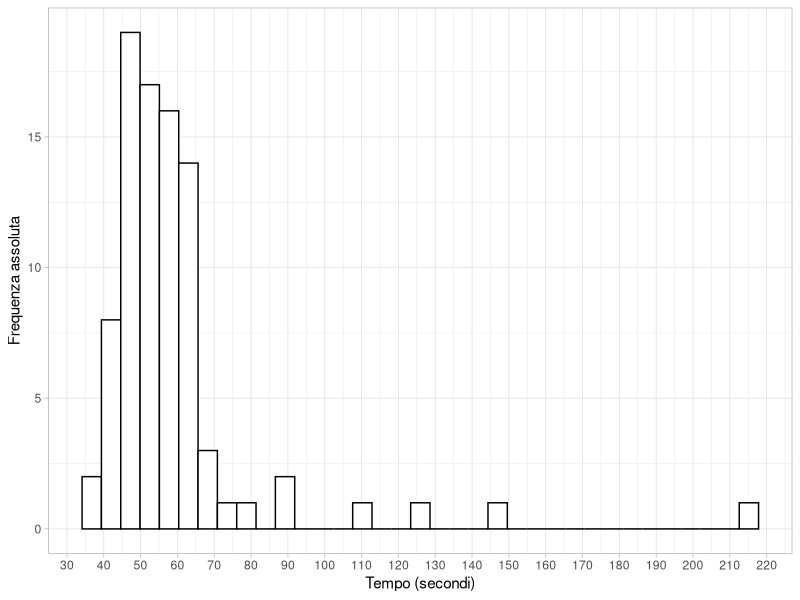
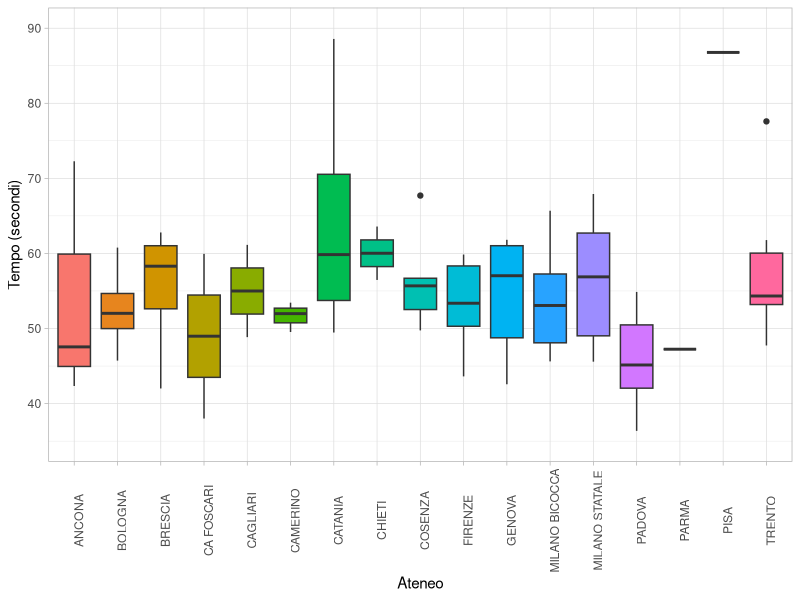
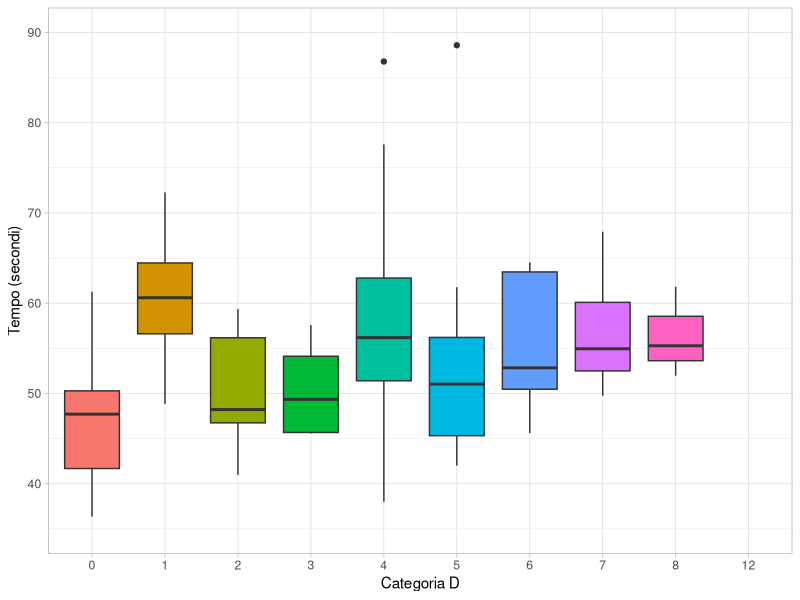

These figures' R source, in order:
## ---- chunk 1
#| echo: false
#| message: false
rm(list = ls())
gigante_f <- read.csv("gigante_femminile.csv", sep = ";")

library(tidyverse)
library(lubridate)
library(stringr)

gigante_f$Categoria <- as.numeric(str_remove(gigante_f$Categoria, "D"))

gigante_f$Tempo[1:62] <- paste("0:", gigante_f$Tempo[1:62], sep = "")
gigante_f$Tempo <- ms(gigante_f$Tempo)

gigante_f$Ateneo <- as.factor(gigante_f$Ateneo)
gigante_f$Categoria <- as.factor(gigante_f$Categoria)
# glimpse(gigante_f)
## ---- chunk 2
#summary(gigante_f$Tempo)
## ---- chunk 3
#| fig-width: 8
#| fig-height: 4
ggplot(data = gigante_f, aes(x = Tempo, y = after_stat(count))) + geom_histogram(fill = "white", col = "black", bins = 35) + theme_light() + ylab("Frequenza assoluta") + xlab("Tempo (secondi)") + scale_x_continuous(n.breaks = 20)
## ---- chunk 4
#| warning: false
#| fig-width: 8
#| fig-height: 4
ggplot(data = gigante_f, aes(x = Ateneo, y = Tempo, fill = Ateneo)) + geom_boxplot() + theme_light() + theme(axis.text.x = element_text(angle = 90), legend.position = "none") + ylab("Tempo (secondi)") + ylim(c(35, 90))
## ---- chunk 5
#| warning: false
#| fig-width: 8
#| fig-height: 4
ggplot(data = gigante_f, aes(x = Categoria, y = Tempo, fill = Categoria)) + geom_boxplot() + theme_light() + theme( legend.position = "none") + ylab("Tempo (secondi)") + ylim(c(35, 90)) + xlab("Categoria D")
